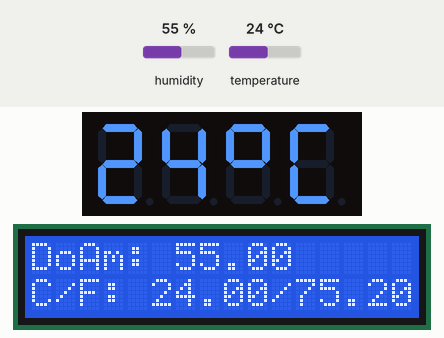
Recording of a sketch running on a simulated Arduino Uno, built with avr-gcc and run on an emulated ATmega328P. Shown: 4-digit seven-segment display, 16×2 character LCD. The test bench sets the inputs (shaded band); at power-on: humidity 55 %, temperature 24 °C. What the sketch prints to the serial monitor is not drawn.

Above: at 2.2 s.
2.3 s: humidity set to 22 %
At 10.8 s:
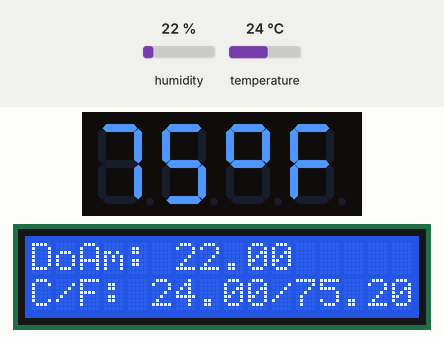
14.5 s: temperature set to 12 °C
At 21.0 s:
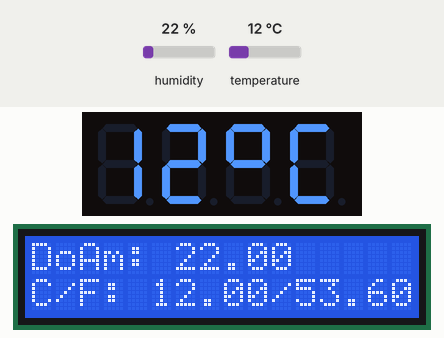
23.4 s: humidity set to 40 %
At 30.3 s:
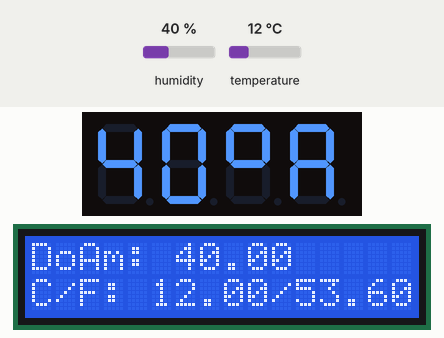
30.4 s: temperature set to 41 °C
At 33.0 s:
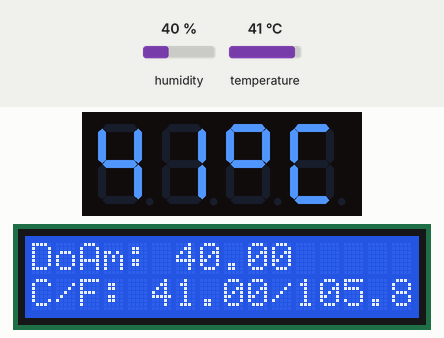
Timing chart, 0 to 34.5 s (numbered marks = the images above; inputs shaded):
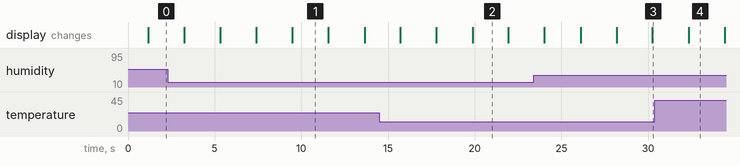

The sketch:

TM1637_DHT_LCD.ino
```cpp
#include<TM1637Display.h>
#include<DHT.h>
#include<Wire.h>
#include<LiquidCrystal_I2C.h>
LiquidCrystal_I2C lcd(0x27,16,2); ;

const int DHTPin = 5; // Chân Out của cảm biến nối chân số 5;
const int DHTType = DHT11; // Khai báo kiểu cảm biến là loại DHT11

DHT dht(DHTPin, DHTType); // Khai báo thư viện chân cảm biến và kiểu cảm biến
float Temperature_C = 0;  // Nhiệt độ C
float Humidity = 0; // Độ ẩm
float Temperature_F = 0;  // Nhiệt độ F

int Power = 4;
int Power1 = 6;

int Power2 = 9;
int GND1 = 7;
int Sensor = 8;

// Model connect pins (Digital Pins)
#define CKL 2
#define DIO 3

TM1637Display display(CKL, DIO);

const uint8_t doC[] = {
	SEG_A | SEG_B | SEG_G | SEG_F,   // o
	SEG_A | SEG_D | SEG_E | SEG_F,   // C
	};

const uint8_t doF[] = {
	SEG_A | SEG_B | SEG_G | SEG_F,   // o
	SEG_A | SEG_E | SEG_F | SEG_G,   // F
	};

const uint8_t doA[] = {
	SEG_A | SEG_B | SEG_G | SEG_F,   // o
	SEG_A | SEG_B | SEG_C | SEG_E| SEG_F| SEG_G  // A
	};

int timeLed = 10000;
int timeLcd = 1000;
unsigned long hientaiLed = 0;
unsigned long hientaiLcd = 0;
unsigned long thoigian;


void setup() {
  // put your setup code here, to run once:
  display.setBrightness(7); // Cài đặt độ sáng từ 0 -7
  display.clear();
  delay(1000);


  Serial.begin(9600);
   pinMode(Power, OUTPUT);
   digitalWrite(Power, HIGH);
   pinMode(Power1, OUTPUT);
   digitalWrite(Power1, HIGH);

   dht.begin(); // Khởi động cảm biến

   lcd.init();
   lcd.backlight();

}

void loop() {
  // put your main code here, to run repeatedly:
  Temperature_C = dht.readTemperature();
  Temperature_F = dht.readTemperature(true);
  Humidity = dht.readHumidity();
  thoigian = millis();


ReadTeperature();
}

void ReadTeperature()
{

  ShowLCD();
  display.showNumberDec(round(Temperature_C), false, 2, 0);
  display.setSegments(doC, 2, 2);
  Serial.println(Temperature_C);
  delay(2000);

  ShowLCD();
  display.showNumberDec(round(Temperature_F), false, 2, 0);
  display.setSegments(doF, 2, 2);
  Serial.println(Temperature_F);
  delay(2000);

  ShowLCD();
  display.showNumberDec(round(Humidity), false, 2, 0);
  display.setSegments(doA, 2, 2);
  Serial.println(Humidity);
  delay(2000);
}

void ShowLCD()
{
  Serial.print("Độ ẩm: ");
  Serial.print(Humidity);

  Serial.print(" - Nhiệt độ C: ");
  Serial.print(Temperature_C);

  Serial.print(" - Nhiệt độ F:: ");
  Serial.println(Temperature_F);

  // LCD
  lcd.clear();
  lcd.setCursor(0, 0);
  lcd.print("DoAm: ");
  lcd.setCursor(6, 0);
  lcd.print(Humidity);

  lcd.setCursor(0, 1);
  lcd.print("C/F: ");
  lcd.setCursor(5, 1);
  lcd.print(Temperature_C);
  lcd.setCursor(10, 1);
  lcd.print("/");
  lcd.setCursor(11, 1);
  lcd.print(Temperature_F);
}
```

Measured:
- what the display in image 1 shows lasts 2.1 s, from 9.5 s to 11.6 s
